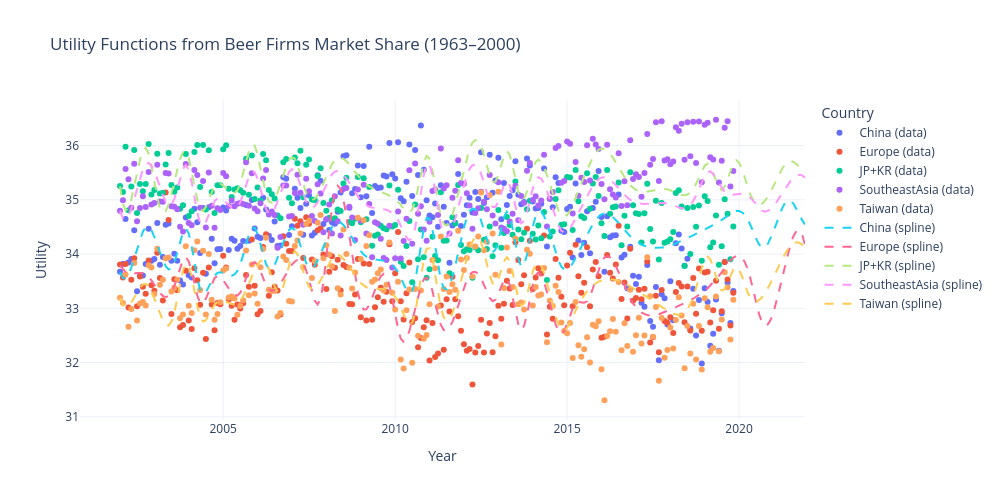

Write notebook code for a chart like this one.
### Code cell
countries = ["China", "Europe", "JP+KR", "SoutheastAsia", "Taiwan"]

# Create the interactive Plotly figure
fig = go.Figure()

# Add scatter
for country in countries:
    fig.add_trace(go.Scatter(
        x=df["Time"],
        y=utility[country],
        mode='markers',
        name=f'{country} (data)',
        marker=dict(symbol='circle')
    ))

# Add spline fits
for country in countries:
    fig.add_trace(go.Scatter(
        x=df["Time"],
        y=predicted_utilities[country],
        mode='lines',
        name=f'{country} (spline)',
        line=dict(dash='dash')
    ))

# Layout
fig.update_layout(
    title='Utility Functions from Beer Firms Market Share (1963–2000)',
    xaxis_title='Year',
    yaxis_title='Utility',
    width=1000,
    height=500,
    legend_title='Country',
    hovermode='x unified',
    template='plotly_white'
)

fig.show()

### Figure 1 — Plotly figure (JSON) as saved in the notebook; plotly's stock layout.template omitted (floating-point values rounded to 4 significant figures; data arrays with more than 128 entries replaced by an {"elided": "..."} marker saying what was removed)
{"data": [{"marker": {"symbol": "circle"}, "mode": "markers", "name": "China (data)", "type": "scatter", "x": {"elided": "240 str values"}, "y": {"elided": "215 float values"}}, {"marker": {"symbol": "circle"}, "mode": "markers", "name": "Europe (data)", "type": "scatter", "x": {"elided": "240 str values"}, "y": {"elided": "215 float values"}}, {"marker": {"symbol": "circle"}, "mode": "markers", "name": "JP+KR (data)", "type": "scatter", "x": {"elided": "240 str values"}, "y": {"elided": "215 float values"}}, {"marker": {"symbol": "circle"}, "mode": "markers", "name": "SoutheastAsia (data)", "type": "scatter", "x": {"elided": "240 str values"}, "y": {"elided": "215 float values"}}, {"marker": {"symbol": "circle"}, "mode": "markers", "name": "Taiwan (data)", "type": "scatter", "x": {"elided": "240 str values"}, "y": {"elided": "215 float values"}}, {"line": {"dash": "dash"}, "mode": "lines", "name": "China (spline)", "type": "scatter", "x": {"elided": "240 str values"}, "y": {"elided": "1000 float values"}}, {"line": {"dash": "dash"}, "mode": "lines", "name": "Europe (spline)", "type": "scatter", "x": {"elided": "240 str values"}, "y": {"elided": "1000 float values"}}, {"line": {"dash": "dash"}, "mode": "lines", "name": "JP+KR (spline)", "type": "scatter", "x": {"elided": "240 str values"}, "y": {"elided": "1000 float values"}}, {"line": {"dash": "dash"}, "mode": "lines", "name": "SoutheastAsia (spline)", "type": "scatter", "x": {"elided": "240 str values"}, "y": {"elided": "1000 float values"}}, {"line": {"dash": "dash"}, "mode": "lines", "name": "Taiwan (spline)", "type": "scatter", "x": {"elided": "240 str values"}, "y": {"elided": "1000 float values"}}], "layout": {"height": 500, "hovermode": "x unified", "legend": {"title": {"text": "Country"}}, "title": {"text": "Utility Functions from Beer Firms Market Share (1963–2000)"}, "width": 1000, "xaxis": {"title": {"text": "Year"}}, "yaxis": {"title": {"text": "Utility"}}}}
